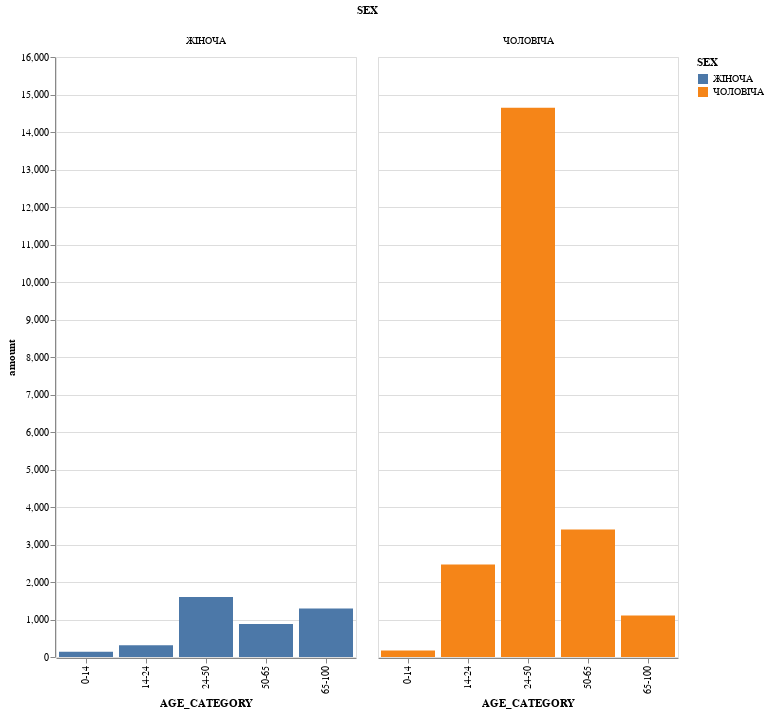

Notebook code cell kept with this figure:
### Code cell
# Як розподіляються безвісно зниклі за роком народження або віком на момент зникнення та статтю?

alt.Chart(input_data).mark_bar().encode(
    x=alt.X("AGE_CATEGORY:O"),
    y=alt.Y("amount:Q"),
    column=alt.Column("SEX:N"),
    color=alt.Color("SEX:N"),
).properties(width=300, height=600)

### Figure 1 — Vega-Lite specification as saved in the notebook (floating-point values rounded to 4 significant figures)
{"config": {"view": {"continuousWidth": 400, "continuousHeight": 300}}, "data": {"name": "data-d8b933796c03fd4ece1a76232532c136"}, "mark": "bar", "encoding": {"color": {"field": "SEX", "type": "nominal"}, "column": {"field": "SEX", "type": "nominal"}, "x": {"field": "AGE_CATEGORY", "type": "ordinal"}, "y": {"field": "amount", "type": "quantitative"}}, "height": 600, "width": 300, "$schema": "https://vega.github.io/schema/vega-lite/v4.17.0.json", "datasets": {"data-d8b933796c03fd4ece1a76232532c136": [{"SEX": "ЖІНОЧА", "AGE_CATEGORY": "0-14", "amount": 143}, {"SEX": "ЖІНОЧА", "AGE_CATEGORY": "14-24", "amount": 311}, {"SEX": "ЖІНОЧА", "AGE_CATEGORY": "24-50", "amount": 1597}, {"SEX": "ЖІНОЧА", "AGE_CATEGORY": "50-65", "amount": 881}, {"SEX": "ЖІНОЧА", "AGE_CATEGORY": "65-100", "amount": 1292}, {"SEX": "ЧОЛОВІЧА", "AGE_CATEGORY": "0-14", "amount": 173}, {"SEX": "ЧОЛОВІЧА", "AGE_CATEGORY": "14-24", "amount": 2468}, {"SEX": "ЧОЛОВІЧА", "AGE_CATEGORY": "24-50", "amount": 14648}, {"SEX": "ЧОЛОВІЧА", "AGE_CATEGORY": "50-65", "amount": 3403}, {"SEX": "ЧОЛОВІЧА", "AGE_CATEGORY": "65-100", "amount": 1109}]}}
